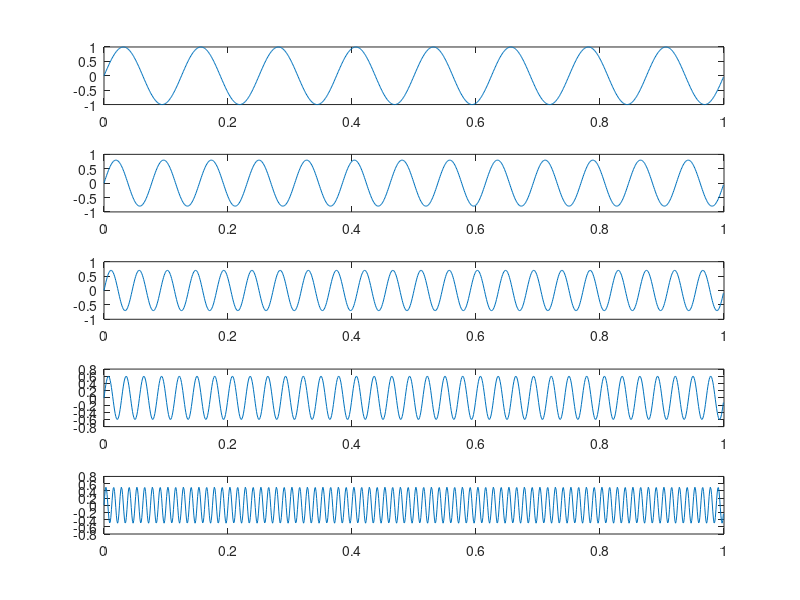
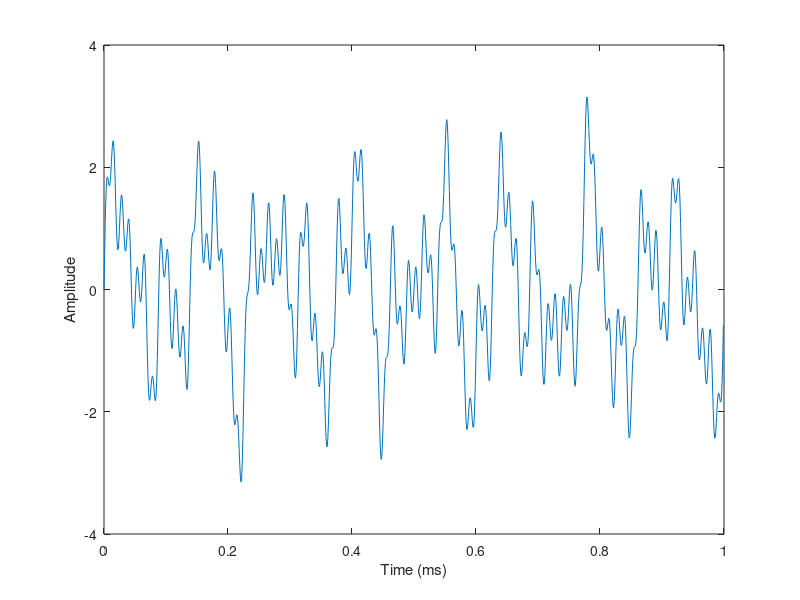
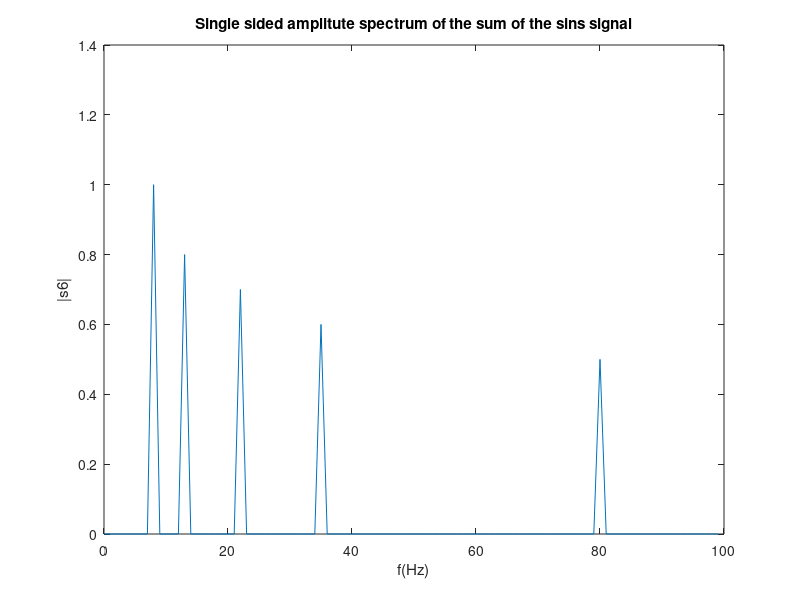
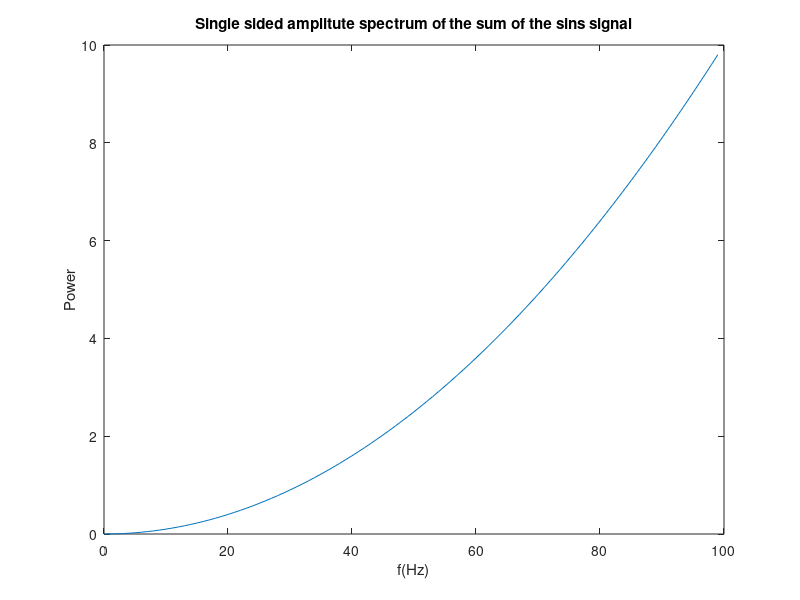

Source code (MATLAB) for these figures, in order:
%%%%%%%%%%%%%%%%%%%%%%%%%%%%%%%%%%%%%%%%%%%%%%%%%%%%%%%%%%%%%%%%%%%%%%%%%%%
% Neural Time Series Analysis
% 
% Syntax:
% 
% 
% Inputs:
% 
% 
% Output:
% 
%
% %%%%%%%%%%%%%%%%%%%%%%%%%%%%%%%%%%%%%%%%%%%%%%%%%%%%%%%%%%%%%%%%%%%%%%%%
% Copyright (C) 2021  Sina Dabiri
% sdabiri@emory.edu
% 
% 
% This program is free software; you can redistribute it and/or modify it
% under the terms of the GNU General Public License as published by the
% Free Software Foundation; either version 2 of the License, or (at your
% option) any later version.
% This program is distributed in the hope that it will be useful, but
% WITHOUT ANY WARRANTY; without even the implied warranty of
% MERCHANTABILITY or FITNESS FOR A PARTICULAR PURPOSE. See the GNU General
% Public License for more details.
%%%%%%%%%%%%%%%%%%%%%%%%%%%%%%%%%%%%%%%%%%%%%%%%%%%%%%%%%%%%%%%%%%%
%% A) Making and summing sine waves, Fourier analysis, power structure, compare nonzero freq with sine waves

fs = 1000;
T = 1/fs;
L = 1000;
t = (0:L-1)*T;

% Creating 5 sine waves and suming them to create signal 6
s1 = sin(2*pi*8*t);
s2 = 0.8*sin(2*pi*13*t);
s3 = 0.7*sin(2*pi*22*t);
s4 = 0.6*sin(2*pi*35*t);
s5 = 0.5*sin(2*pi*80*t);
s6 = s1+s2+s3+s4+s5;


% FFT on signal 6
data_f_two_sided = fft(s6);
d_two_sided = abs(data_f_two_sided/L);
half_L = round(L/2)+1;
d_one_side = d_two_sided(1:half_L);
d_one_side(2:end-1) = 2*d_one_side(2:end-1);
f = fs*(0:(L/2)) /L;

% Calculating the power of the signal
p = abs(f).^2/L;

%% 

% load dataset.mat eeg
% fs = 1000;
% [~, L] = size(eeg); %length of the signal
% 
% data_f_two_sided = fft(eeg);
% d_two_sided = abs(data_f_two_sided/L);
% half_L = round(L/2)+1;
% d_one_side = d_two_sided(1:half_L);
% d_one_side(2:end-1) = 2*d_one_side(2:end-1);
% f = fs*(0:(L/2)) /L;
%% Plots

% The separate sine plots
grid on;
figure(1)
xlabel('Time (ms)')
ylabel('Amplitude')
subplot(5,1,1);
plot(t,s1);
subplot(5,1,2);
plot(t,s2);
subplot(5,1,3);
plot(t,s3);
subplot(5,1,4);
plot(t,s4);
subplot(5,1,5);
plot(t,s5);

% Time
figure(2)
plot(t,s6);
xlabel('Time (ms)')
ylabel('Amplitude')

% Freq
figure(3)
% periodogram(data_base_cor)]
plot(f(1:100), d_one_side(1:100))
title('Single sided amplitute spectrum of the sum of the sins signal')
xlabel('f(Hz)')
ylabel('|s6|');

% Power
figure(4)
plot(f(1:100), p(1:100))
title('Single sided amplitute spectrum of the sum of the sins signal')
xlabel('f(Hz)')
ylabel('Power');